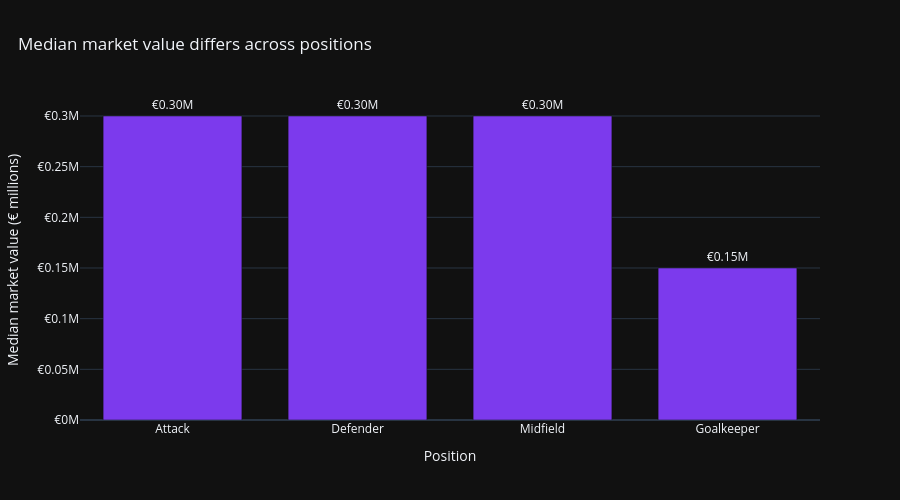

This figure's notebook cell:
### Markdown cell above
## 3. Market value by position

This chart compares the median market value of players in each broad position group.

We use the median because superstar players can heavily distort the mean. This is an unconditional comparison: differences may also reflect age, league, club quality, minutes, and performance. The model will later account for these features together.

### Code cell
# ============================================================
# MARKET VALUE BY POSITION
# ============================================================

# Keep the columns required for this comparison.
position_data = eda_players[
    [
        "player_id",
        "position",
        "market_value_in_eur",
    ]
].dropna(
    subset=[
        "position",
        "market_value_in_eur",
    ]
)
# "Missing" is a dataset label, not a real position.
position_data = position_data[
    position_data["position"] != "Missing"
].copy()


# Calculate the median value and number of players
# in each broad position group.
position_summary = (
    position_data
    .groupby("position", as_index=False)
    .agg(
        median_value_eur=(
            "market_value_in_eur",
            "median",
        ),
        player_count=(
            "player_id",
            "nunique",
        ),
    )
)

position_summary["median_value_millions"] = (
    position_summary["median_value_eur"]
    / 1_000_000
)

# Rank positions from highest to lowest median value.
position_summary = position_summary.sort_values(
    "median_value_millions",
    ascending=False,
).reset_index(drop=True)


# Print the exact results.
display(
    position_summary[
        [
            "position",
            "median_value_millions",
            "player_count",
        ]
    ]
)


# ------------------------------------------------------------
# Create the chart
# ------------------------------------------------------------

fig = go.Figure(
    go.Bar(
        x=position_summary["position"],
        y=position_summary[
            "median_value_millions"
        ],
        marker_color=ACCENT,
        text=[
            f"€{value:.2f}M"
            for value in position_summary[
                "median_value_millions"
            ]
        ],
        customdata=position_summary[
            ["player_count"]
        ],
        hovertemplate=(
            "Position: %{x}"
            "<br>Median value: €%{y:.2f}M"
            "<br>Players: %{customdata[0]:,}"
            "<extra></extra>"
        ),
    )
)

fig.update_traces(
    textposition="outside",
    cliponaxis=False,
)

fig.update_layout(
    template=PLOT_TEMPLATE,
    title={
        "text": (
            "Median market value differs "
            "across positions"
        ),
        "x": 0.02,
    },
    xaxis_title="Position",
    yaxis_title=(
        "Median market value (€ millions)"
    ),
    height=500,
    showlegend=False,
    bargap=0.25,
)

fig.update_yaxes(
    rangemode="tozero",
    tickprefix="€",
    ticksuffix="M",
)

fig.show()

### Figure 1 — Plotly figure (JSON) as saved in the notebook; plotly's stock layout.template omitted (floating-point values rounded to 4 significant figures)
{"data": [{"cliponaxis": false, "customdata": [[11369], [13411], [12015], [4604]], "hovertemplate": "Position: %{x}<br>Median value: €%{y:.2f}M<br>Players: %{customdata[0]:,}<extra></extra>", "marker": {"color": "#7C3AED"}, "text": ["€0.30M", "€0.30M", "€0.30M", "€0.15M"], "textposition": "outside", "type": "bar", "x": ["Attack", "Defender", "Midfield", "Goalkeeper"], "y": [0.3, 0.3, 0.3, 0.15]}], "layout": {"bargap": 0.25, "height": 500, "showlegend": false, "title": {"text": "Median market value differs across positions", "x": 0.02}, "xaxis": {"title": {"text": "Position"}}, "yaxis": {"rangemode": "tozero", "tickprefix": "€", "ticksuffix": "M", "title": {"text": "Median market value (€ millions)"}}}}
